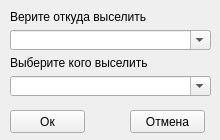
<?xml version="1.0" encoding="UTF-8"?>
<ui version="4.0">
 <class>MainWindow</class>
 <widget class="QMainWindow" name="MainWindow">
  <property name="geometry">
   <rect>
    <x>0</x>
    <y>0</y>
    <width>220</width>
    <height>140</height>
   </rect>
  </property>
  <property name="minimumSize">
   <size>
    <width>220</width>
    <height>140</height>
   </size>
  </property>
  <property name="maximumSize">
   <size>
    <width>220</width>
    <height>140</height>
   </size>
  </property>
  <property name="windowTitle">
   <string>Выселение</string>
  </property>
  <widget class="QWidget" name="centralwidget">
   <widget class="QPushButton" name="PBOK">
    <property name="geometry">
     <rect>
      <x>10</x>
      <y>110</y>
      <width>75</width>
      <height>23</height>
     </rect>
    </property>
    <property name="text">
     <string>Ок</string>
    </property>
   </widget>
   <widget class="QPushButton" name="PBCancel">
    <property name="geometry">
     <rect>
      <x>130</x>
      <y>110</y>
      <width>75</width>
      <height>23</height>
     </rect>
    </property>
    <property name="text">
     <string>Отмена</string>
    </property>
   </widget>
   <widget class="QWidget" name="">
    <property name="geometry">
     <rect>
      <x>10</x>
      <y>10</y>
      <width>201</width>
      <height>86</height>
     </rect>
    </property>
    <layout class="QVBoxLayout" name="verticalLayout">
     <item>
      <widget class="QLabel" name="label">
       <property name="text">
        <string>Верите откуда выселить</string>
       </property>
      </widget>
     </item>
     <item>
      <widget class="QComboBox" name="CBOtkuda">
       <property name="editable">
        <bool>true</bool>
       </property>
       <property name="currentText">
        <string/>
       </property>
      </widget>
     </item>
     <item>
      <widget class="QLabel" name="label_2">
       <property name="text">
        <string>Выберите кого выселить</string>
       </property>
      </widget>
     </item>
     <item>
      <widget class="QComboBox" name="CBKogo">
       <property name="editable">
        <bool>true</bool>
       </property>
      </widget>
     </item>
    </layout>
   </widget>
  </widget>
 </widget>
 <resources/>
 <connections/>
</ui>
